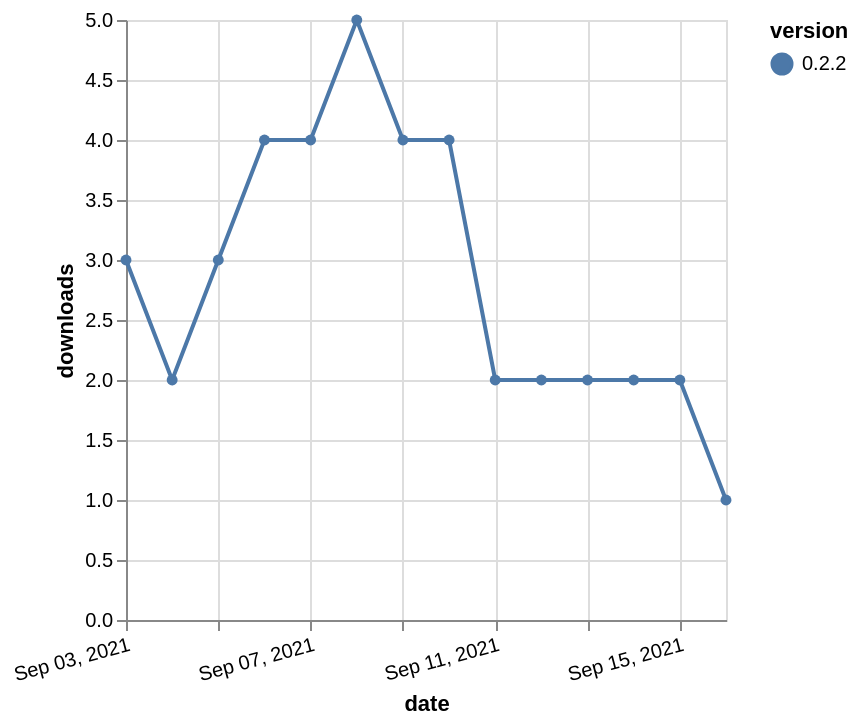

Vega-Lite specification stored for this chart:
### Vega-Lite specification from a JSON file in a GitHub repository (floating-point values rounded to 4 significant figures)
{"$schema": "https://vega.github.io/schema/vega-lite/v5.json", "description": "A simple bar chart with embedded data.", "data": {"values": [{"date": "2021-09-03", "total": 2890, "delta": 3, "version": "0.2.2"}, {"date": "2021-09-04", "total": 2892, "delta": 2, "version": "0.2.2"}, {"date": "2021-09-05", "total": 2895, "delta": 3, "version": "0.2.2"}, {"date": "2021-09-06", "total": 2899, "delta": 4, "version": "0.2.2"}, {"date": "2021-09-07", "total": 2903, "delta": 4, "version": "0.2.2"}, {"date": "2021-09-08", "total": 2908, "delta": 5, "version": "0.2.2"}, {"date": "2021-09-09", "total": 2912, "delta": 4, "version": "0.2.2"}, {"date": "2021-09-10", "total": 2916, "delta": 4, "version": "0.2.2"}, {"date": "2021-09-11", "total": 2918, "delta": 2, "version": "0.2.2"}, {"date": "2021-09-12", "total": 2920, "delta": 2, "version": "0.2.2"}, {"date": "2021-09-13", "total": 2922, "delta": 2, "version": "0.2.2"}, {"date": "2021-09-14", "total": 2924, "delta": 2, "version": "0.2.2"}, {"date": "2021-09-15", "total": 2926, "delta": 2, "version": "0.2.2"}, {"date": "2021-09-16", "total": 2927, "delta": 1, "version": "0.2.2"}]}, "width": "container", "mark": {"type": "line", "point": {"filled": true}}, "encoding": {"x": {"field": "date", "type": "temporal", "timeUnit": "yearmonthdate", "title": "date", "axis": {"labelAngle": -15}}, "y": {"field": "delta", "type": "quantitative", "title": "downloads"}, "color": {"field": "version", "type": "nominal"}, "tooltip": {"field": "delta"}}}
